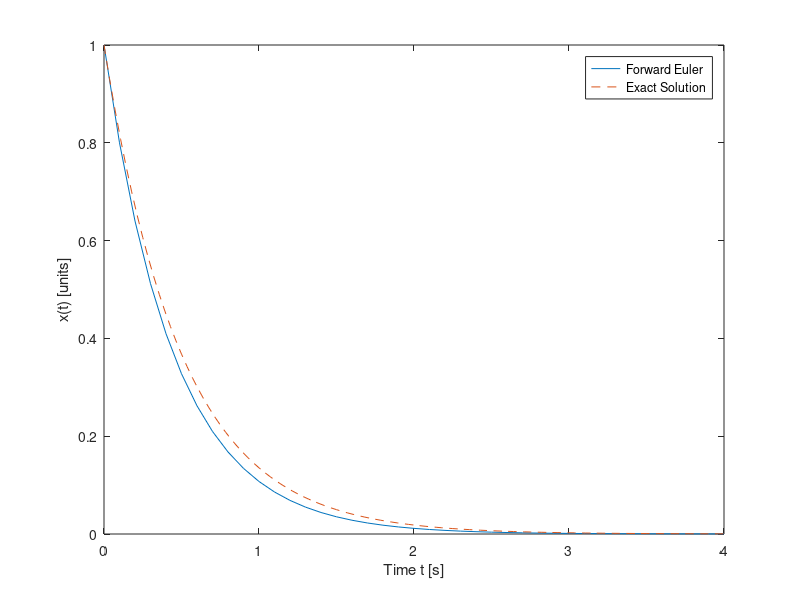

Here is the MATLAB script that generated this plot:
%% Example: using Euler

clear all
close all
clc

%% Problem to solve
f = @(t,x) -2*x;
x0 = 1;

% known exact solution:
X = @(t) exp(-2*t)*x0;


%% Solve using Forward Euler:

%%
% Setup the time stuff
h = 0.1;
tf = 4;

time = 0:h:tf;

%% 
% Build the storage container (this time I want to save everything)
n = length(time);
x = nan( n,1 );

%%
% Initial step
x(1) = x0;

%%
% Step through to the end
for i = 1:n-1
   x(i+1) = x(i) + h*f(time(i), x(i) ); 
end

%% Plot the results

plot(time, x, 'DisplayName', 'Forward Euler')
hold on
fplot(X, [0,tf], '--', ...
    'DisplayName', 'Exact Solution')
legend('show')
xlabel('Time t [s]')
ylabel('x(t) [units]')

